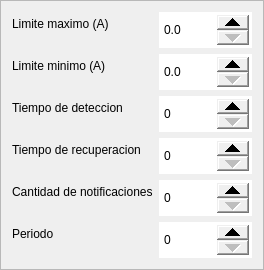
        <widget class="QFrame" name="frame_16">
         <property name="styleSheet">
          <string notr="true">QDoubleSpinBox { 
height: 30;
}

QDoubleSpinBox::up-button { 
width: 32px; 
height: 15;
}
QDoubleSpinBox::down-button { 
width: 32px; 
height: 15;

}</string>
         </property>
         <property name="frameShape">
          <enum>QFrame::StyledPanel</enum>
         </property>
         <property name="frameShadow">
          <enum>QFrame::Raised</enum>
         </property>
         <layout class="QFormLayout" name="formLayout_17">
          <item row="0" column="0">
           <widget class="QLabel" name="label_106">
            <property name="text">
             <string>Limite maximo (A)</string>
            </property>
           </widget>
          </item>
          <item row="0" column="1">
           <widget class="QDoubleSpinBox" name="control_10AE">
            <property name="accelerated">
             <bool>true</bool>
            </property>
            <property name="prefix">
             <string/>
            </property>
            <property name="suffix">
             <string/>
            </property>
            <property name="decimals">
             <number>1</number>
            </property>
            <property name="minimum">
             <double>0.000000000000000</double>
            </property>
            <property name="maximum">
             <double>9999999999.000000000000000</double>
            </property>
            <property name="singleStep">
             <double>0.100000000000000</double>
            </property>
           </widget>
          </item>
          <item row="1" column="0">
           <widget class="QLabel" name="label_107">
            <property name="text">
             <string>Limite minimo (A)</string>
            </property>
           </widget>
          </item>
          <item row="1" column="1">
           <widget class="QDoubleSpinBox" name="control_10AF">
            <property name="accelerated">
             <bool>true</bool>
            </property>
            <property name="prefix">
             <string/>
            </property>
            <property name="suffix">
             <string/>
            </property>
            <property name="decimals">
             <number>1</number>
            </property>
            <property name="minimum">
             <double>0.000000000000000</double>
            </property>
            <property name="maximum">
             <double>9999999999.000000000000000</double>
            </property>
            <property name="singleStep">
             <double>0.100000000000000</double>
            </property>
           </widget>
          </item>
          <item row="3" column="0">
           <widget class="QLabel" name="label_108">
            <property name="text">
             <string>Tiempo de deteccion</string>
            </property>
           </widget>
          </item>
          <item row="3" column="1">
           <widget class="QDoubleSpinBox" name="control_10B0">
            <property name="accelerated">
             <bool>true</bool>
            </property>
            <property name="prefix">
             <string/>
            </property>
            <property name="suffix">
             <string/>
            </property>
            <property name="decimals">
             <number>0</number>
            </property>
            <property name="minimum">
             <double>0.000000000000000</double>
            </property>
            <property name="maximum">
             <double>9999999999.000000000000000</double>
            </property>
            <property name="singleStep">
             <double>1.000000000000000</double>
            </property>
           </widget>
          </item>
          <item row="4" column="0">
           <widget class="QLabel" name="label_109">
            <property name="text">
             <string>Tiempo de recuperacion</string>
            </property>
           </widget>
          </item>
          <item row="4" column="1">
           <widget class="QDoubleSpinBox" name="control_10B1">
            <property name="accelerated">
             <bool>true</bool>
            </property>
            <property name="prefix">
             <string/>
            </property>
            <property name="suffix">
             <string/>
            </property>
            <property name="decimals">
             <number>0</number>
            </property>
            <property name="minimum">
             <double>0.000000000000000</double>
            </property>
            <property name="maximum">
             <double>9999999999.000000000000000</double>
            </property>
            <property name="singleStep">
             <double>1.000000000000000</double>
            </property>
           </widget>
          </item>
          <item row="5" column="0">
           <widget class="QLabel" name="label_110">
            <property name="text">
             <string>Cantidad de notificaciones</string>
            </property>
           </widget>
          </item>
          <item row="5" column="1">
           <widget class="QDoubleSpinBox" name="control_10B2">
            <property name="accelerated">
             <bool>true</bool>
            </property>
            <property name="prefix">
             <string/>
            </property>
            <property name="suffix">
             <string/>
            </property>
            <property name="decimals">
             <number>0</number>
            </property>
            <property name="minimum">
             <double>0.000000000000000</double>
            </property>
            <property name="maximum">
             <double>9999999999.000000000000000</double>
            </property>
           </widget>
          </item>
          <item row="6" column="0">
           <widget class="QLabel" name="label_111">
            <property name="text">
             <string>Periodo</string>
            </property>
           </widget>
          </item>
          <item row="6" column="1">
           <widget class="QDoubleSpinBox" name="control_10B3">
            <property name="accelerated">
             <bool>true</bool>
            </property>
            <property name="prefix">
             <string/>
            </property>
            <property name="suffix">
             <string/>
            </property>
            <property name="decimals">
             <number>0</number>
            </property>
            <property name="minimum">
             <double>0.000000000000000</double>
            </property>
            <property name="maximum">
             <double>9999999999.000000000000000</double>
            </property>
           </widget>
          </item>
         </layout>
        </widget>
